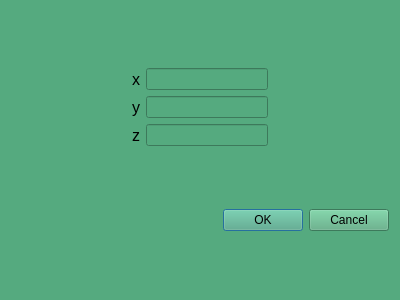
<?xml version="1.0" encoding="UTF-8"?>
<ui version="4.0">
 <class>JanelaNew</class>
 <widget class="QDialog" name="JanelaNew">
  <property name="geometry">
   <rect>
    <x>0</x>
    <y>0</y>
    <width>400</width>
    <height>300</height>
   </rect>
  </property>
  <property name="windowTitle">
   <string>Dialog</string>
  </property>
  <property name="styleSheet">
   <string notr="true">background-color: rgb(85, 170, 127);</string>
  </property>
  <layout class="QVBoxLayout" name="verticalLayout_2" stretch="5,6,0">
   <item>
    <layout class="QVBoxLayout" name="verticalLayout">
     <item>
      <layout class="QHBoxLayout" name="horizontalLayout_5">
       <item>
        <spacer name="horizontalSpacer_11">
         <property name="orientation">
          <enum>Qt::Horizontal</enum>
         </property>
         <property name="sizeHint" stdset="0">
          <size>
           <width>40</width>
           <height>20</height>
          </size>
         </property>
        </spacer>
       </item>
       <item>
        <widget class="QLabel" name="label_5">
         <property name="font">
          <font>
           <pointsize>12</pointsize>
          </font>
         </property>
         <property name="text">
          <string>x</string>
         </property>
        </widget>
       </item>
       <item>
        <widget class="QLineEdit" name="inputEixoX">
         <property name="inputMethodHints">
          <set>Qt::ImhPreferNumbers</set>
         </property>
         <property name="cursorPosition">
          <number>0</number>
         </property>
        </widget>
       </item>
       <item>
        <spacer name="horizontalSpacer_6">
         <property name="orientation">
          <enum>Qt::Horizontal</enum>
         </property>
         <property name="sizeHint" stdset="0">
          <size>
           <width>40</width>
           <height>20</height>
          </size>
         </property>
        </spacer>
       </item>
      </layout>
     </item>
     <item>
      <layout class="QHBoxLayout" name="horizontalLayout_8">
       <item>
        <spacer name="horizontalSpacer_12">
         <property name="orientation">
          <enum>Qt::Horizontal</enum>
         </property>
         <property name="sizeHint" stdset="0">
          <size>
           <width>40</width>
           <height>20</height>
          </size>
         </property>
        </spacer>
       </item>
       <item>
        <widget class="QLabel" name="label_8">
         <property name="font">
          <font>
           <pointsize>12</pointsize>
          </font>
         </property>
         <property name="text">
          <string>y</string>
         </property>
        </widget>
       </item>
       <item>
        <widget class="QLineEdit" name="inputEixoY">
         <property name="inputMethodHints">
          <set>Qt::ImhNone</set>
         </property>
        </widget>
       </item>
       <item>
        <spacer name="horizontalSpacer_9">
         <property name="orientation">
          <enum>Qt::Horizontal</enum>
         </property>
         <property name="sizeHint" stdset="0">
          <size>
           <width>40</width>
           <height>20</height>
          </size>
         </property>
        </spacer>
       </item>
      </layout>
     </item>
     <item>
      <layout class="QHBoxLayout" name="horizontalLayout_9">
       <item>
        <spacer name="horizontalSpacer_13">
         <property name="orientation">
          <enum>Qt::Horizontal</enum>
         </property>
         <property name="sizeHint" stdset="0">
          <size>
           <width>40</width>
           <height>20</height>
          </size>
         </property>
        </spacer>
       </item>
       <item>
        <widget class="QLabel" name="label_9">
         <property name="font">
          <font>
           <pointsize>12</pointsize>
          </font>
         </property>
         <property name="text">
          <string>z</string>
         </property>
        </widget>
       </item>
       <item>
        <widget class="QLineEdit" name="inputEixoZ"/>
       </item>
       <item>
        <spacer name="horizontalSpacer_10">
         <property name="orientation">
          <enum>Qt::Horizontal</enum>
         </property>
         <property name="sizeHint" stdset="0">
          <size>
           <width>40</width>
           <height>20</height>
          </size>
         </property>
        </spacer>
       </item>
      </layout>
     </item>
    </layout>
   </item>
   <item>
    <widget class="QDialogButtonBox" name="buttonBox">
     <property name="orientation">
      <enum>Qt::Horizontal</enum>
     </property>
     <property name="standardButtons">
      <set>QDialogButtonBox::Cancel|QDialogButtonBox::Ok</set>
     </property>
    </widget>
   </item>
   <item>
    <layout class="QHBoxLayout" name="horizontalLayout_4" stretch=""/>
   </item>
  </layout>
 </widget>
 <resources/>
 <connections>
  <connection>
   <sender>buttonBox</sender>
   <signal>accepted()</signal>
   <receiver>JanelaNew</receiver>
   <slot>accept()</slot>
   <hints>
    <hint type="sourcelabel">
     <x>248</x>
     <y>254</y>
    </hint>
    <hint type="destinationlabel">
     <x>157</x>
     <y>274</y>
    </hint>
   </hints>
  </connection>
  <connection>
   <sender>buttonBox</sender>
   <signal>rejected()</signal>
   <receiver>JanelaNew</receiver>
   <slot>reject()</slot>
   <hints>
    <hint type="sourcelabel">
     <x>316</x>
     <y>260</y>
    </hint>
    <hint type="destinationlabel">
     <x>286</x>
     <y>274</y>
    </hint>
   </hints>
  </connection>
 </connections>
</ui>
